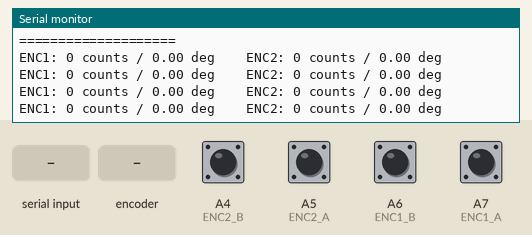
Recording of a program running on a simulated Teensy 4. Parts: the last lines printed to the serial monitor. Inputs (shaded band) come from the test bench; at power-on: A4 (ENC2_B), A5 (ENC2_A), A6 (ENC1_B), A7 (ENC1_A) HIGH.

Above: at 1.2 s.
1.3 s: "p" received over Serial
At 2.4 s:
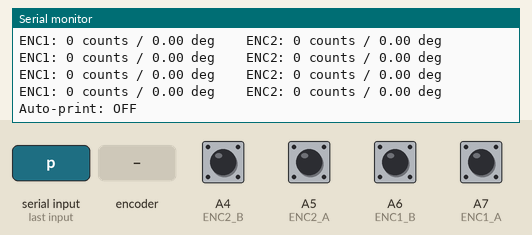
2.8 s: "r" received over Serial
At 3.6 s:
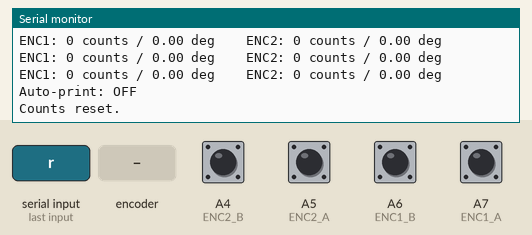
4.3 s: "1" received over Serial
At 4.7 s:
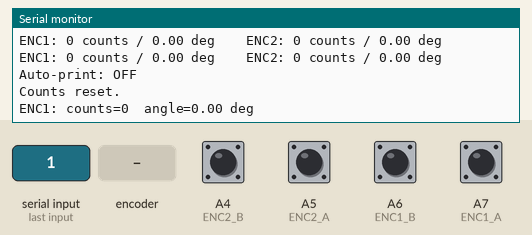
5.8 s: "p" received over Serial
At 5.98 s:
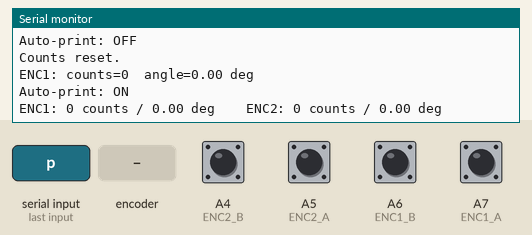
7.3 s: rotary encoder on A5 (ENC2_A) / A6 (ENC1_B) turned 1 step (first pin leading)
At 7.48 s:
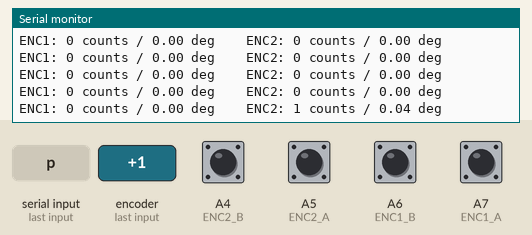
9.0 s: A4 (ENC2_B) pulled LOW for 0.15 s
At 9.23 s:
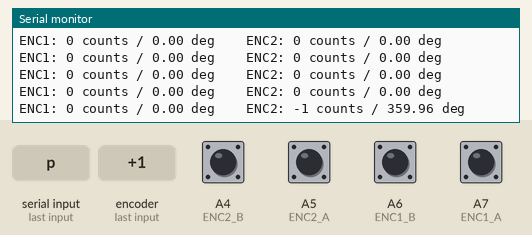
Timing chart, 0 to 11.6 s (numbered marks = the images above; inputs shaded):
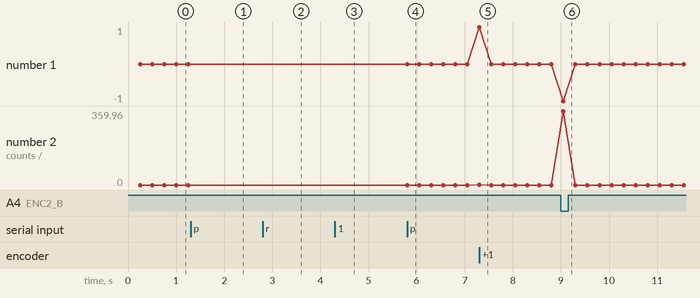

Measured:
- after the input at 1.3 s, the serial monitor: prints a new line at once (image 1)
- after the input at 2.8 s, the serial monitor: prints a new line at once (image 2)
- after the input at 4.3 s, the serial monitor: prints a new line at once (image 3)
- after the input at 5.8 s, the serial monitor: prints a new line at once (image 4)
- after the input at 7.3 s, the serial monitor: prints a new line at once (image 5)
- after the input at 9.0 s, the serial monitor: prints a new line after 0.05 s (image 6)

The program:

main.cpp
```cpp
// Rotary encoder standalone test — Teensy 4.1
//
// Wiring (matches main firmware config):
//   ENC1_A → pin 21,  ENC1_B → pin 20
//   ENC2_A → pin 23,  ENC2_B → pin 22
//   All encoder pins pulled up internally.
//
// Serial menu (115200 baud):
//   p  — toggle auto-print every 250 ms
//   r  — reset both counts to zero
//   1  — print encoder 1 now
//   2  — print encoder 2 now
//   ?  — help

#include <Arduino.h>

// ── Pin config (mirror of main firmware config.h) ────────────────────────────
#define ENC1_A 21
#define ENC1_B 20
#define ENC2_A 19
#define ENC2_B 18

// 8192 counts/rev (4x quadrature × 2048 PPR)
#define ENCODER_COUNTS_PER_REV 8192.0f
#define DEGREES_PER_COUNT      (360.0f / ENCODER_COUNTS_PER_REV)

#define PRINT_INTERVAL_MS 250

// ── State ────────────────────────────────────────────────────────────────────
volatile long count1 = 0;
volatile long count2 = 0;

static bool autoPrint = true;
static unsigned long lastPrintMs = 0;

// ── ISRs ─────────────────────────────────────────────────────────────────────
// Direction convention matches 2024 hardware (A==B on edge → negative)
static void isr1A() { count1 += (digitalRead(ENC1_A) == digitalRead(ENC1_B)) ? -1 : +1; }
static void isr1B() { count1 += (digitalRead(ENC1_A) != digitalRead(ENC1_B)) ? -1 : +1; }
static void isr2A() { count2 += (digitalRead(ENC2_A) == digitalRead(ENC2_B)) ? -1 : +1; }
static void isr2B() { count2 += (digitalRead(ENC2_A) != digitalRead(ENC2_B)) ? -1 : +1; }

// ── Helpers ──────────────────────────────────────────────────────────────────
static float countsToAngle(long counts) {
    float angle = fmod(counts * DEGREES_PER_COUNT, 360.0f);
    if (angle < 0) angle += 360.0f;
    return angle;
}

// Atomic snapshot to avoid reading a partially-updated count from the ISR
static void getCountsAtomic(long &c1, long &c2) {
    noInterrupts();
    c1 = count1;
    c2 = count2;
    interrupts();
}

static void printEncoder(uint8_t num) {
    long c1, c2;
    getCountsAtomic(c1, c2);
    long c = (num == 1) ? c1 : c2;

    Serial.print("ENC");
    Serial.print(num);
    Serial.print(": counts=");
    Serial.print(c);
    Serial.print("  angle=");
    Serial.print(countsToAngle(c), 2);
    Serial.println(" deg");
}

static void printBoth() {
    long c1, c2;
    getCountsAtomic(c1, c2);

    Serial.print("ENC1: ");
    Serial.print(c1);
    Serial.print(" counts / ");
    Serial.print(countsToAngle(c1), 2);
    Serial.print(" deg    ENC2: ");
    Serial.print(c2);
    Serial.print(" counts / ");
    Serial.print(countsToAngle(c2), 2);
    Serial.println(" deg");
}

static void printHelp() {
    Serial.println();
    Serial.println("=== encoder_test ===");
    Serial.println("  p    toggle auto-print (250 ms)");
    Serial.println("  r    reset both counts to 0");
    Serial.println("  1    print encoder 1");
    Serial.println("  2    print encoder 2");
    Serial.println("  ?    this help");
    Serial.println("====================");
}

// ── Arduino entry points ─────────────────────────────────────────────────────
void setup() {
    Serial.begin(115200);
    while (!Serial && millis() < 3000) {}

    pinMode(ENC1_A, INPUT_PULLUP);
    pinMode(ENC1_B, INPUT_PULLUP);
    pinMode(ENC2_A, INPUT_PULLUP);
    pinMode(ENC2_B, INPUT_PULLUP);

    attachInterrupt(digitalPinToInterrupt(ENC1_A), isr1A, CHANGE);
    attachInterrupt(digitalPinToInterrupt(ENC1_B), isr1B, CHANGE);
    attachInterrupt(digitalPinToInterrupt(ENC2_A), isr2A, CHANGE);
    attachInterrupt(digitalPinToInterrupt(ENC2_B), isr2B, CHANGE);

    printHelp();
}

void loop() {
    if (autoPrint && millis() - lastPrintMs >= PRINT_INTERVAL_MS) {
        lastPrintMs = millis();
        printBoth();
    }

    if (!Serial.available()) return;
    char key = Serial.read();

    switch (key) {
        case 'p':
            autoPrint = !autoPrint;
            Serial.print("Auto-print: ");
            Serial.println(autoPrint ? "ON" : "OFF");
            break;
        case 'r':
            noInterrupts();
            count1 = 0;
            count2 = 0;
            interrupts();
            Serial.println("Counts reset.");
            break;
        case '1': printEncoder(1); break;
        case '2': printEncoder(2); break;
        case '?': printHelp();     break;
        default:  break;
    }
}
```
